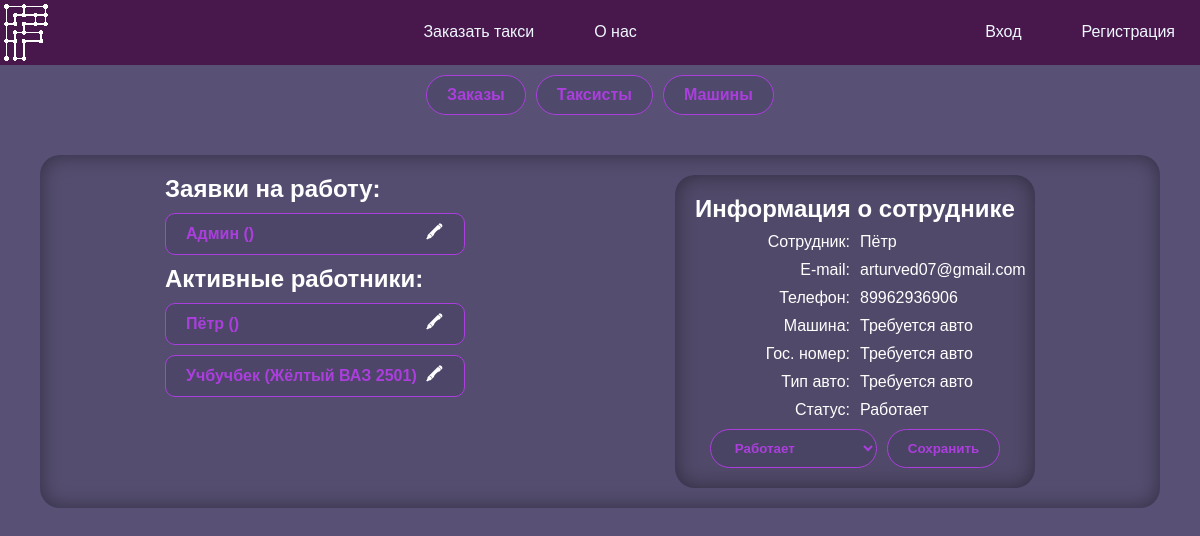
Page /admin.php?tool=taxists&edit=taxist&id=3 on the committed database.
### tables this page shows
CREATE TABLE `taxists` (
  `id` int(11) NOT NULL,
  `car` int(11) DEFAULT NULL,
  `user` int(11) NOT NULL,
  `passport` varchar(64) NOT NULL,
  `driver_license` varchar(64) NOT NULL,
  `status` int(11) NOT NULL DEFAULT '2'
);

CREATE TABLE `users` (
  `id` int(11) NOT NULL,
  `login` varchar(128) NOT NULL,
  `name` varchar(32) NOT NULL,
  `phone` bigint(20) NOT NULL,
  `email` varchar(128) NOT NULL,
  `password` varchar(128) NOT NULL,
  `role` int(11) NOT NULL DEFAULT '1'
);

CREATE TABLE `taxist_status` (
  `id` int(11) NOT NULL,
  `name` varchar(128) NOT NULL
);

### funcs/DBinteraction.php (called while the page is built, shortened)
<?php
function selectFrom($query, $way)
{
    if (trim($query) == null) {
        $_SESSION['result'] = "Вы передали пустой запрос.";
    } else {
    require "connect.php";
    $res = $con->query($query);
    switch ($way) {
        case "ALL":
            $output = $res->fetch_all(MYSQLI_ASSOC);
            break;
        case "ONE":
            $output = $res->fetch_assoc();
            break;
    }}
    return $output;
}

### admin/admForms/taxist.php (the view, shortened to what this page needs)
<?php
require_once("./funcs/DBinteraction.php");
$query = "SELECT taxists.id,
       users.name,
       users.email,
       users.phone,
       CONCAT(cars.color, ' ', cars.name) AS car,
       cars.number AS car_number,
       car_types.name AS car_type,
       taxist_status.name AS `status`
FROM taxists
INNER JOIN users ON taxists.user = users.id
LEFT JOIN cars ON taxists.car = cars.id
INNER JOIN taxist_status ON taxists.status = taxist_status.id
LEFT JOIN car_types ON cars.type = car_types.id
WHERE `taxists`.`id` = " . $_GET['id'];
$thisTaxist = selectFrom($query, "ONE");
?>
<h1>Информация о сотруднике</h1>
<?php
$descTaxist = [
    "Сотрудник",
    "E-mail",
    "Телефон",
    "Машина",
    "Гос. номер",
    "Тип авто",
    "Статус"
];
$descTaxistKey = 0;
foreach ($thisTaxist as $key => $item) {
    switch ($key) {
        case "id":
        case "photo":
            break;
        case "car":
        case "car_number":
            case "car_type":
?>
            <div class="flex g10 mauto toolInfo">
                <span class="ctrl-r"><?= $descTaxist[$descTaxistKey] ?>:</span>
                <span>
                    <?php
                    if (isset($thisTaxist['car'])) {
                        echo $item;
                    } else {
                        echo "Требуется авто";
                    }
                    ?>
                </span>
            </div>
        <?php
            $descTaxistKey++;
            break;
        ?>
        <?php
        default:
        ?>
            <div class="flex g10 mauto toolInfo">
                <span class="ctrl-r"><?= $descTaxist[$descTaxistKey] ?>:</span>
                <span><?= $item ?></span>
            </div>
<?php
            $descTaxistKey++;
            break;
    }
}
?>
<form action="../funcs/changeStatus.php" method="post" class="btns mauto">
    <select name="status" id="" class="accent">
        <?php
        $query = "SELECT * FROM `taxist_status`";
        $statuses = selectFrom($query, "ALL");
        foreach ($statuses as $status) {
            $selected = ($status['name'] == $thisTaxist['status']) ? "selected" : null;
        ?>
            <option value="<?= $status['id'] ?>" <?= $selected ?>><?= $status['name'] ?></option>
        <?php
        }
        ?>
    </select>
    <button class="accent">Сохранить</button>
</form>

### admin/toolTaxists.php (shortened to what this page needs)
<?php
require_once("./funcs/DBinteraction.php");
$query = "SELECT
taxists.id,
users.name,
CONCAT(cars.color, ' ', cars.name) AS car,
taxist_status.name AS `status`
FROM taxists
INNER JOIN users ON taxists.user = users.id
LEFT JOIN cars ON taxists.car = cars.id
INNER JOIN taxist_status ON taxists.status = taxist_status.id
ORDER BY users.name ASC";
$taxists = selectFrom($query, "ALL");
?>
<div class="list flex column g10 wcenter">
    <?php
    require("./funcs/listGenerator.php");
    ?>
    <h2>Заявки на работу:</h2>
    <?php
    foreach ($taxists as $taxist) {
        if ($taxist['status'] == "Ожидает ответа") {
            generateListItem($taxist, "taxist");
        }
    }
    ?>
    <h2>Активные работники:</h2>
    <?php
    foreach ($taxists as $taxist) {
        if ($taxist['status'] == "Работает") {
            generateListItem($taxist, "taxist");
            $emptyList = false;
        }
    }
    ?>
</div>

### funcs/listGenerator.php (shortened to what this page needs)
<?php
function generateListItem($listItem, $listType)
{
?>
    <div class="accent brad10 flex jc-sb ai-c">
        <span>
            <?php
            switch ($listType) {
            ?>
                <?php
                case "taxist":
                ?>
                    <?= $listItem['name'] ?> (<?= $listItem['car'] ?>)
                <?php
                    break;
                ?>
            <?php
            }
            ?>
        </span>
        <div class="flex g10">
            <?php
            switch ($listType) {
                case "taxist":
                    $href = "?tool=taxists&edit=taxist&id=" . $listItem['id'];
                    break;
            }
            ?>
            <a href="<?= $href ?>" class="accent-invert">🖍</a>
        </div>
    </div>
<?php
}

### style.css (style rules this page uses)
*, a { margin: 0; border: 0; outline: 0; padding: 0; text-decoration: none; font-family: Arial, Helvetica, sans-serif; }
*, a, select[value], input[value] { color: white; }
body, input[value] { background-color: #585175; }
a, button { cursor: pointer; }
button { padding: 15px; }
.list { width: 25%; min-width: 300px; }
.toolInfo>span { width: 120px; }

### often.css (style rules this page uses)
.btns { display: flex; gap: 10px; }
.accent { border: #ab3edd 1px solid; border-radius: 25px; padding: 10px 20px; background-color: #40395c59; color: #ab3edd; font-weight: bold; transition: all 0.25s ease-out; }
.accent::placeholder { color: #ab3edd69; }
.accent span { color: #ab3edd; font-weight: bold; }
.accent-invert { height: 20px; width: 20px; display: flex; justify-content: center; align-items: center; border-radius: 0px; font-weight: bolder; transition: all 0.25s ease-out; }
.wcenter { margin: 0 auto; }
.mauto { margin: auto; }
.g10 { gap: 10px; }
.brad10 { border-radius: 10px; }
.flex { display: flex; }
.column { flex-direction: column; }
.jc-sb { justify-content: space-between; }
.ai-c { align-items: center; }
.ctrl-r { text-align: right; }

### rows in the picture
taxists: user.name "Пётр", user.email "arturved07@gmail.com", user.phone "89962936906", status.name "Работает"
taxists: user.name "Админ"
taxists: user.name "Учбучбек", car "Жёлтый ВАЗ 2501"

### other values in the picture
$descTaxist[$descTaxistKey] "Сотрудник"
$descTaxist[$descTaxistKey] "E-mail"
$descTaxist[$descTaxistKey] "Телефон"
$descTaxist[$descTaxistKey] "Машина"
$descTaxist[$descTaxistKey] "Гос. номер"
$descTaxist[$descTaxistKey] "Тип авто"
$descTaxist[$descTaxistKey] "Статус"
form field status "Работает"
